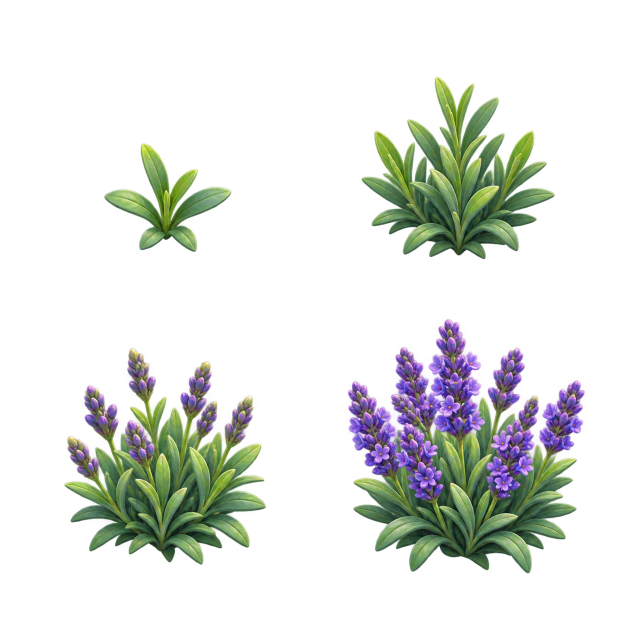
#> input picture chou.png, 1254 x 1254 px (shown at 1/2 size)
$ python extract_plants.py
#> lines starting #> are read from the running program, lines starting #| are printed output that depends on the picture
#!/usr/bin/env python3
from __future__ import annotations

import io
import zipfile
from collections import deque
from pathlib import Path
from xml.etree.ElementTree import Element, SubElement, tostring

from PIL import Image

# ============================================================
# CONFIG
# ============================================================

ROOT = Path(__file__).resolve().parents[1]
SOURCE = ROOT / "chou.png"

SPECIES = "lavande"  # <- change ici pour carotte, courgette, fraisier, etc.
STATES = [
    "graine_germee",
    "jeune",
    "presque_mature",
    "recoltable",
]
VARIANT = "ordinaire"
FRAME = "00"

# Taille de sortie standard
OUT_SIZE = 320

# Dossiers de sortie
SPRITE_SOURCES_DIR = ROOT / "assets" / "sprite_sources"
SPRITES_DIR = ROOT / "assets" / "sprites"
EXPORT_2X_DIR = ROOT / "assets" / "sprite_exports" / "2.0x"
EXPORT_3X_DIR = ROOT / "assets" / "sprite_exports" / "3.0x"

# seuil alpha pour considérer un pixel "présent"
ALPHA_THRESHOLD = 8

# padding autour du crop final
CROP_PAD = 10

# taille minimale d’un blob utile
MIN_COMPONENT_PIXELS = 80

# marge intérieure du sprite dans le canvas 320x320
INNER_PAD = 14


# ============================================================
# HELPERS
# ============================================================

def sprite_id(species: str, state: str) -> str:
    return f"potager_plante_{species}_{state}_{VARIANT}_{FRAME}"


def ensure_dirs() -> None:
    for path in [
        SPRITE_SOURCES_DIR,
        SPRITES_DIR,
        EXPORT_2X_DIR,
        EXPORT_3X_DIR,
    ]:
        path.mkdir(parents=True, exist_ok=True)


def load_rgba(path: Path) -> Image.Image:
    if not path.exists():
        raise FileNotFoundError(f"Image source introuvable: {path}")
    return Image.open(path).convert("RGBA")


def alpha_mask(img: Image.Image):
    alpha = img.getchannel("A")
    return alpha


def find_connected_components(img: Image.Image):
    """
    Détecte les composants connexes sur alpha > threshold.
    Retourne une liste de bbox: (left, top, right, bottom)
    """
    w, h = img.size
    alpha = alpha_mask(img)
    px = alpha.load()

    visited = [[False] * w for _ in range(h)]
    boxes = []

    for y in range(h):
        for x in range(w):
            if visited[y][x]:
                continue
            visited[y][x] = True
            if px[x, y] <= ALPHA_THRESHOLD:
                continue

            q = deque([(x, y)])
            min_x = max_x = x
            min_y = max_y = y
            count = 0

            while q:
                cx, cy = q.popleft()
                count += 1
                min_x = min(min_x, cx)
                max_x = max(max_x, cx)
                min_y = min(min_y, cy)
                max_y = max(max_y, cy)

                for nx, ny in (
                    (cx - 1, cy),
                    (cx + 1, cy),
                    (cx, cy - 1),
                    (cx, cy + 1),
                ):
                    if 0 <= nx < w and 0 <= ny < h and not visited[ny][nx]:
                        visited[ny][nx] = True
                        if px[nx, ny] > ALPHA_THRESHOLD:
                            q.append((nx, ny))

            if count >= MIN_COMPONENT_PIXELS:
                boxes.append((min_x, min_y, max_x + 1, max_y + 1))

    return boxes


def pad_box(box, img_size, pad=CROP_PAD):
    l, t, r, b = box
    w, h = img_size
    return (
        max(0, l - pad),
        max(0, t - pad),
        min(w, r + pad),
        min(h, b + pad),
    )


def sort_boxes_left_to_right(boxes):
    return sorted(boxes, key=lambda b: ((b[0] + b[2]) / 2.0))


def fit_to_canvas_bottom_center(crop: Image.Image, size=OUT_SIZE, inner_pad=INNER_PAD) -> Image.Image:
    """
    Place le crop sur un canvas transparent 320x320.
    Alignement: centré horizontalement, posé vers le bas.
    """
    cw, ch = crop.size
    max_w = size - inner_pad * 2
    max_h = size - inner_pad * 2

    scale = min(max_w / cw, max_h / ch)
    nw = max(1, round(cw * scale))
    nh = max(1, round(ch * scale))

    resized = crop.resize((nw, nh), Image.LANCZOS)

    canvas = Image.new("RGBA", (size, size), (0, 0, 0, 0))
    x = (size - nw) // 2
    y = size - inner_pad - nh
    canvas.alpha_composite(resized, (x, y))
    return canvas


def save_pngs(base_name: str, img: Image.Image):
    png_path = SPRITES_DIR / f"{base_name}.png"
    img.save(png_path)

    img.resize((img.width * 2, img.height * 2), Image.LANCZOS).save(
        EXPORT_2X_DIR / f"{base_name}.png"
    )
    img.resize((img.width * 3, img.height * 3), Image.LANCZOS).save(
        EXPORT_3X_DIR / f"{base_name}.png"
    )

    return png_path


def build_stack_xml(w: int, h: int) -> bytes:
    image = Element("image", {
        "version": "0.0.3",
        "w": str(w),
        "h": str(h),
    })
    stack = SubElement(image, "stack", {"name": "root"})
    SubElement(
        stack,
        "layer",
        {
            "name": "sprite",
            "src": "data/layer0.png",
            "x": "0",
            "y": "0",
            "opacity": "1",
            "visibility": "visible",
        },
    )
    return tostring(image, encoding="utf-8", xml_declaration=True)


def save_ora(base_name: str, img: Image.Image):
    ora_path = SPRITE_SOURCES_DIR / f"{base_name}.ora"

    png_buf = io.BytesIO()
    img.save(png_buf, format="PNG")
    layer_bytes = png_buf.getvalue()

    merged_buf = io.BytesIO()
    img.save(merged_buf, format="PNG")
    merged_bytes = merged_buf.getvalue()

    thumbnail = img.copy()
    thumbnail.thumbnail((256, 256), Image.LANCZOS)
    thumb_buf = io.BytesIO()
    thumbnail.save(thumb_buf, format="PNG")
    thumb_bytes = thumb_buf.getvalue()

    stack_xml = build_stack_xml(img.width, img.height)

    with zipfile.ZipFile(ora_path, "w", compression=zipfile.ZIP_DEFLATED) as zf:
        zf.writestr("mimetype", "image/openraster", compress_type=zipfile.ZIP_STORED)
        zf.writestr("stack.xml", stack_xml)
        zf.writestr("mergedimage.png", merged_bytes)
        zf.writestr("data/layer0.png", layer_bytes)
        zf.writestr("Thumbnails/thumbnail.png", thumb_bytes)

    return ora_path


def save_yaml(base_name: str, state: str, png_path: Path, ora_path: Path, img: Image.Image):
    """
    YAML minimaliste. Si ton validateur attend d'autres clés obligatoires,
    garde surtout la logique d'ID ici, qui corrige ton erreur actuelle.
    """
    yaml_path = SPRITE_SOURCES_DIR / f"{base_name}.yaml"

    content = f"""id: {base_name}
kind: plant
species: {SPECIES}
state: {state}
variant: {VARIANT}
frame: {FRAME}
source_ora: {ora_path.relative_to(ROOT).as_posix()}
source_png: {png_path.relative_to(ROOT).as_posix()}
size:
  width: {img.width}
  height: {img.height}
"""

    yaml_path.write_text(content, encoding="utf-8")
    return yaml_path


# ============================================================
# MAIN
# ============================================================

def main():
    ensure_dirs()

    sheet = load_rgba(SOURCE)
#> in load_rgba, returned value is the input picture: PIL image 1254x1254 RGBA; mean R, G, B, A 26.6, 30.3, 25, 51.4
    boxes = find_connected_components(sheet)
#> in alpha_mask, `alpha = img.getchannel("A")`:
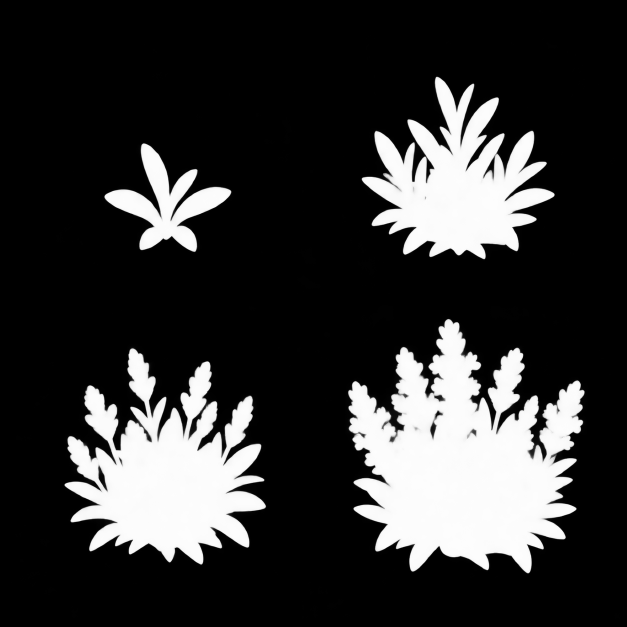
#> alpha: PIL image 1254x1254 L (shown at 1/2 size); min 0, max 255, mean 51.4
#> boxes = [(723, 153, 1110, 519), (208, 286, 464, 505), (695, 637, 1170, 1147), (128, 694, 533, 1130)]
    boxes = sort_boxes_left_to_right(boxes)
#> boxes = [(128, 694, 533, 1130), (208, 286, 464, 505), (723, 153, 1110, 519), (695, 637, 1170, 1147)]

    if len(boxes) != 4:
        raise RuntimeError(
            f"Je m'attendais à 4 stades dans {SOURCE.name}, mais j'ai trouvé {len(boxes)} composants utiles."
        )

    print(f"Source: {SOURCE}")
    print(f"{len(boxes)} stades détectés")
#| 4 stades détectés

    for i, (state, box) in enumerate(zip(STATES, boxes), start=1):
        padded = pad_box(box, sheet.size, pad=CROP_PAD)
        crop = sheet.crop(padded)
        final_img = fit_to_canvas_bottom_center(crop, size=OUT_SIZE, inner_pad=INNER_PAD)

        base_name = sprite_id(SPECIES, state)
        png_path = save_pngs(base_name, final_img)
        ora_path = save_ora(base_name, final_img)
        yaml_path = save_yaml(base_name, state, png_path, ora_path, final_img)

        print(f"✓ {i}. {state}")
        print(f"  png : {png_path.relative_to(ROOT)}")
        print(f"  ora : {ora_path.relative_to(ROOT)}")
        print(f"  yaml: {yaml_path.relative_to(ROOT)}")
#> this loop made 4 passes
#> (state, l in pad_box, t in pad_box, r in pad_box, b in pad_box, padded, cw in fit_to_canvas_bottom_center, ch in fit_to_canvas_bottom_center) on passes 1 to 4: ('graine_germee', 128, 694, 533, 1130, (118, 684, 543, 1140), 425, 456), ('jeune', 208, 286, 464, 505, (198, 276, 474, 515), 276, 239), ('presque_mature', 723, 153, 1110, 519, (713, 143, 1120, 529), 407, 386), ('recoltable', 695, 637, 1170, 1147, (685, 627, 1180, 1157), 495, 530)
#> (printed output is left out)
#> pass 1, in main, `crop = sheet.crop(padded)`:
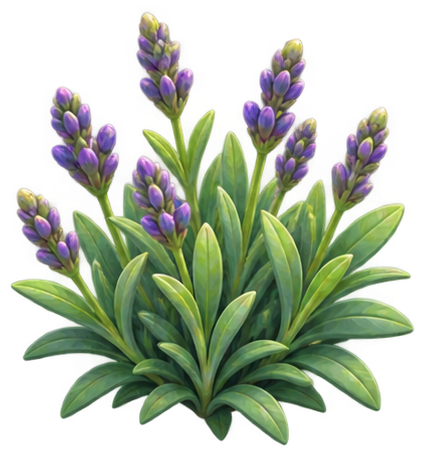
#> crop: PIL image 425x456 RGBA; mean R, G, B, A 66.1, 75, 51.6, 120; transparent parts drawn white
#> pass 1, in fit_to_canvas_bottom_center, `resized = crop.resize((nw, nh), Image.LANCZOS)`:
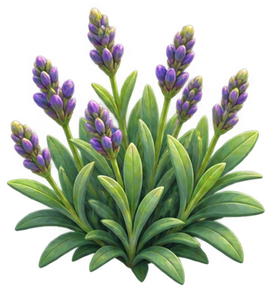
#> resized: PIL image 272x292 RGBA; mean R, G, B, A 65.2, 74.1, 51, 120.1; transparent parts drawn white
#> pass 1, in main, `final_img = fit_to_canvas_bottom_center(crop, size=OUT_SIZE, inner_pad..`:
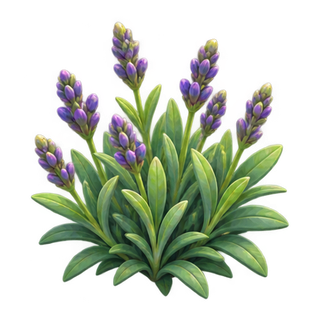
#> final_img: PIL image 320x320 RGBA; mean R, G, B, A 50.6, 57.5, 39.6, 93.1; transparent parts drawn white
#> after the loop:
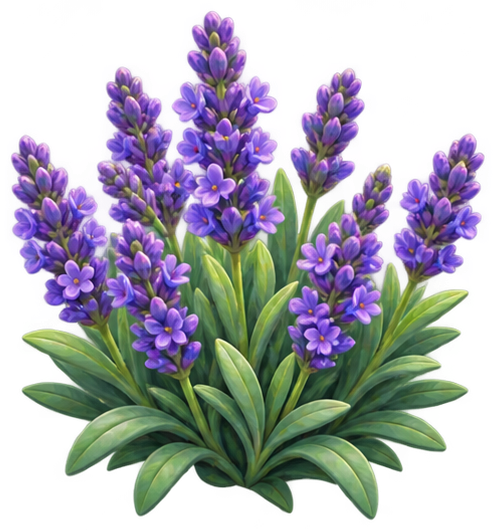
#> crop: PIL image 495x530 RGBA; mean R, G, B, A 69.4, 66.7, 81.7, 135.5; transparent parts drawn white

    print("\nTerminé.")
    print("Important : ce script suppose que plantes.png contient UNE seule plante sur 4 stades, avec fond transparent.")


if __name__ == "__main__":
    main()

$ run again, with plantes.png copied over chou.png
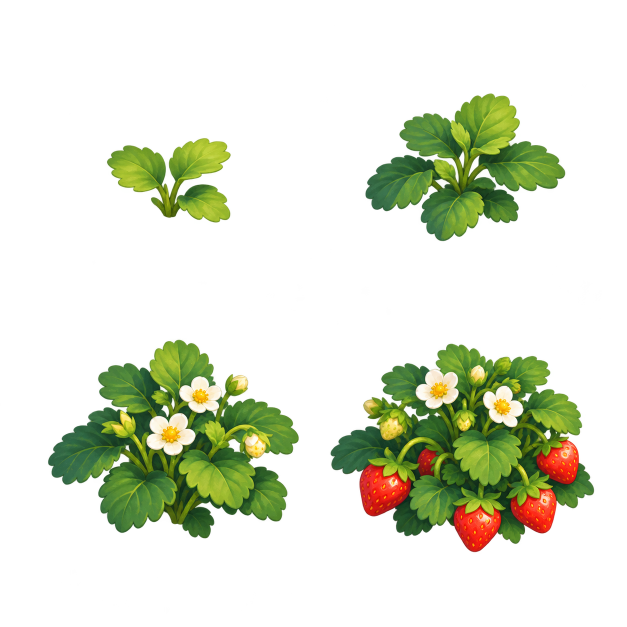
#> input picture plantes.png, 1254 x 1254 px (shown at 1/2 size)
#> in load_rgba, returned value is the input picture: PIL image 1254x1254 RGBA; mean R, G, B, A 24.7, 30.7, 11.3, 55.2
#> in main, `boxes = find_connected_components(sheet)`: boxes = [(730, 186, 1131, 483), (213, 276, 462, 446), (96, 679, 598, 1077), (661, 687, 1189, 1105)]
#> in main, `boxes = sort_boxes_left_to_right(boxes)`: boxes = [(213, 276, 462, 446), (96, 679, 598, 1077), (661, 687, 1189, 1105), (730, 186, 1131, 483)]
#| 4 stades détectés
#> the loop in main, `for i, (state, box) in enumerate(zip(STATES, boxes), start=1):` made 4 passes
#> (state, l in pad_box, t in pad_box, r in pad_box, b in pad_box, padded, cw in fit_to_canvas_bottom_center, ch in fit_to_canvas_bottom_center) on passes 1 to 4: ('graine_germee', 213, 276, 462, 446, (203, 266, 472, 456), 269, 190), ('jeune', 96, 679, 598, 1077, (86, 669, 608, 1087), 522, 418), ('presque_mature', 661, 687, 1189, 1105, (651, 677, 1199, 1115), 548, 438), ('recoltable', 730, 186, 1131, 483, (720, 176, 1141, 493), 421, 317)
#> (printed output is left out)
#> pass 1, in fit_to_canvas_bottom_center, `resized = crop.resize((nw, nh), Image.LANCZOS)`:
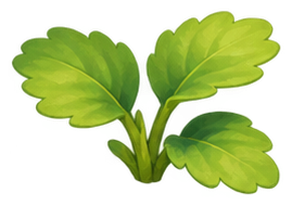
#> resized: PIL image 292x206 RGBA; mean R, G, B, A 67.5, 90.9, 19.2, 115; transparent parts drawn white
#> after the loop in main, `for i, (state, box) in enumerate(zip(STATES, boxes), start=1):`:
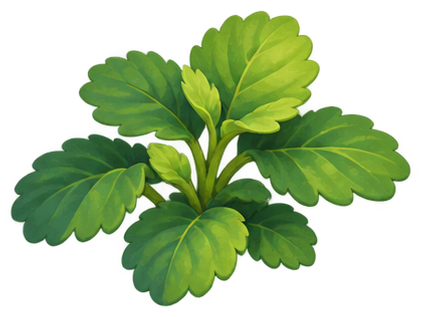
#> crop: PIL image 421x317 RGBA; mean R, G, B, A 44.9, 69.5, 23.4, 117.8; transparent parts drawn white
